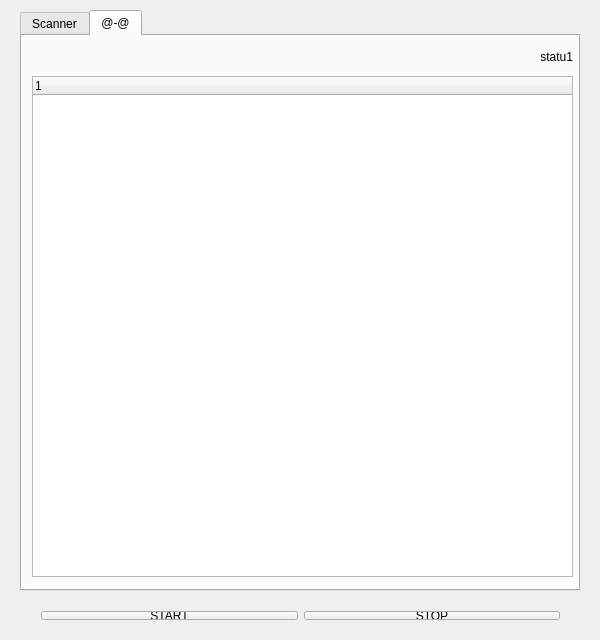
<?xml version="1.0" encoding="UTF-8"?>
<ui version="4.0">
 <class>Widget</class>
 <widget class="QWidget" name="Widget">
  <property name="geometry">
   <rect>
    <x>0</x>
    <y>0</y>
    <width>600</width>
    <height>640</height>
   </rect>
  </property>
  <property name="minimumSize">
   <size>
    <width>600</width>
    <height>640</height>
   </size>
  </property>
  <property name="maximumSize">
   <size>
    <width>16777215</width>
    <height>16777215</height>
   </size>
  </property>
  <property name="windowTitle">
   <string>Widget</string>
  </property>
  <widget class="QTabWidget" name="ScannetrabWidget">
   <property name="geometry">
    <rect>
     <x>20</x>
     <y>10</y>
     <width>560</width>
     <height>581</height>
    </rect>
   </property>
   <property name="minimumSize">
    <size>
     <width>560</width>
     <height>540</height>
    </size>
   </property>
   <property name="maximumSize">
    <size>
     <width>16777215</width>
     <height>16777215</height>
    </size>
   </property>
   <property name="currentIndex">
    <number>1</number>
   </property>
   <widget class="QWidget" name="ScannerTab">
    <attribute name="title">
     <string>Scanner</string>
    </attribute>
    <widget class="QTreeWidget" name="ScannerTreeWidget">
     <property name="geometry">
      <rect>
       <x>10</x>
       <y>40</y>
       <width>541</width>
       <height>501</height>
      </rect>
     </property>
     <column>
      <property name="text">
       <string>SSID</string>
      </property>
     </column>
     <column>
      <property name="text">
       <string>BSSID</string>
      </property>
     </column>
     <column>
      <property name="text">
       <string>ENCRTPT</string>
      </property>
     </column>
     <column>
      <property name="text">
       <string>CHANNEL</string>
      </property>
     </column>
     <column>
      <property name="text">
       <string>SIGNAL</string>
      </property>
     </column>
     <column>
      <property name="text">
       <string>STATIONs</string>
      </property>
     </column>
     <column>
      <property name="text">
       <string>DATAs</string>
      </property>
     </column>
    </widget>
    <widget class="QLabel" name="ChannelLabel">
     <property name="geometry">
      <rect>
       <x>20</x>
       <y>10</y>
       <width>101</width>
       <height>20</height>
      </rect>
     </property>
     <property name="text">
      <string>channel</string>
     </property>
    </widget>
    <widget class="QLabel" name="StatuLabel">
     <property name="geometry">
      <rect>
       <x>380</x>
       <y>10</y>
       <width>171</width>
       <height>21</height>
      </rect>
     </property>
     <property name="layoutDirection">
      <enum>Qt::RightToLeft</enum>
     </property>
     <property name="text">
      <string>status</string>
     </property>
     <property name="alignment">
      <set>Qt::AlignRight|Qt::AlignTrailing|Qt::AlignVCenter</set>
     </property>
    </widget>
   </widget>
   <widget class="QWidget" name="AnalyzerTab">
    <attribute name="title">
     <string>@-@</string>
    </attribute>
    <widget class="QTreeWidget" name="AnalyzerTreeWidget">
     <property name="geometry">
      <rect>
       <x>10</x>
       <y>40</y>
       <width>541</width>
       <height>501</height>
      </rect>
     </property>
     <column>
      <property name="text">
       <string notr="true">1</string>
      </property>
     </column>
    </widget>
    <widget class="QLabel" name="StatuLabel_2">
     <property name="geometry">
      <rect>
       <x>380</x>
       <y>10</y>
       <width>171</width>
       <height>21</height>
      </rect>
     </property>
     <property name="text">
      <string>statu1</string>
     </property>
     <property name="alignment">
      <set>Qt::AlignRight|Qt::AlignTrailing|Qt::AlignVCenter</set>
     </property>
    </widget>
   </widget>
  </widget>
  <widget class="QWidget" name="horizontalLayoutWidget">
   <property name="geometry">
    <rect>
     <x>30</x>
     <y>600</y>
     <width>541</width>
     <height>31</height>
    </rect>
   </property>
   <layout class="QHBoxLayout" name="horizontalLayout">
    <item>
     <widget class="QPushButton" name="StartButton">
      <property name="text">
       <string>START</string>
      </property>
     </widget>
    </item>
    <item>
     <widget class="QPushButton" name="StopButton">
      <property name="text">
       <string>STOP</string>
      </property>
     </widget>
    </item>
   </layout>
  </widget>
  <zorder>ScannetrabWidget</zorder>
  <zorder>horizontalLayoutWidget</zorder>
  <zorder>StatuLabel</zorder>
 </widget>
 <layoutdefault spacing="6" margin="11"/>
 <resources/>
 <connections/>
</ui>
